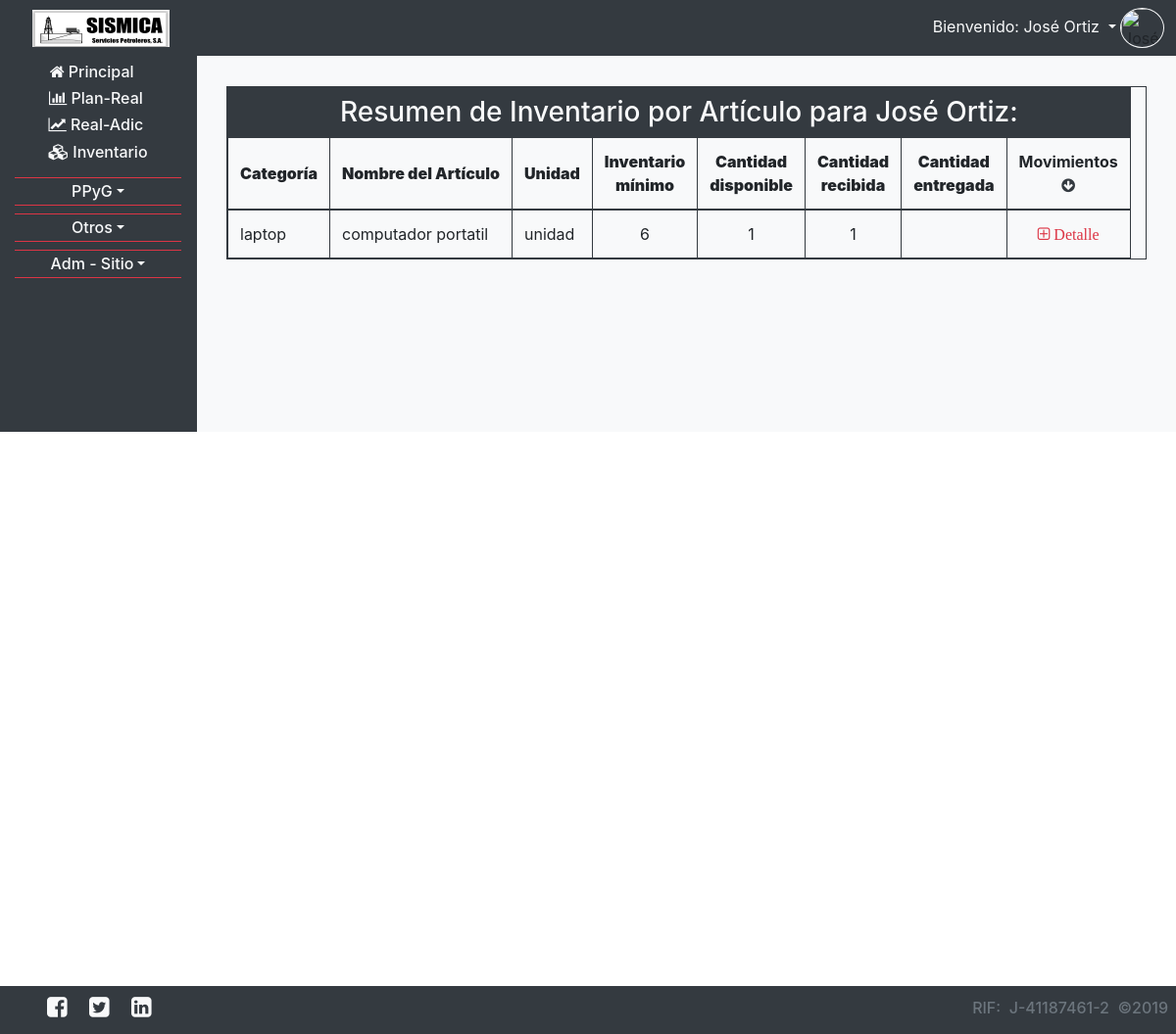
The app's page /usuario_inventario_general.php (signed in) with its own data.
### tables this page shows
CREATE TABLE `usuarios` (
  `ID` int(11) NOT NULL,
  `CEDULA` varchar(20) NOT NULL,
  `CORREO` varchar(200) NOT NULL,
  `CONTRASENA` varchar(200) NOT NULL,
  `NOMBRE` varchar(200) NOT NULL,
  `APELLIDO` varchar(200) NOT NULL,
  `CARGO` varchar(200) NOT NULL,
  `OFICINA` varchar(200) NOT NULL,
  `TELEFONO` varchar(200) NOT NULL,
  `ACTIVO` varchar(20) NOT NULL,
  `FECHA_NACIMIENTO` date NOT NULL,
  `FECHA_INGRESO` date NOT NULL,
  `NUMERO_DE_EMPLEADO` int(11) NOT NULL,
  `CONECTADO` varchar(2) NOT NULL
);

CREATE TABLE `inv_articulos` (
  `ID` int(11) NOT NULL,
  `NOMBRE_ART` varchar(200) NOT NULL,
  `DESCRIPCION` text NOT NULL,
  `INVENTARIO_MINIMO` int(11) NOT NULL,
  `UNIDAD` varchar(200) NOT NULL,
  `CATEGORIA` varchar(200) NOT NULL,
  `FECHA_CARGA` date NOT NULL,
  `CORREO_RESPONSABLE` varchar(200) NOT NULL
);

### php_require/obtiene_usuario.php (called while the page is built, shortened)
<?php
$usuario_correo=$_SESSION["usuario"];
$consulta="SELECT
			`usuarios`.`CARGO` AS CARGO,
			`usuarios`.`NOMBRE` AS NOMBRE,
			`usuarios`.`APELLIDO` AS APELLIDO,
			`descripcion_de_cargos`.`TIPO_DEPARTAMENTO` AS TIPO_DEPARTAMENTO,
			`descripcion_de_cargos`.`SUPERVISADO` AS SUPERVISADO,
			`descripcion_de_cargos`.`DEPARTAMENTO` AS DEPARTAMENTO
			FROM `descripcion_de_cargos` INNER JOIN `usuarios` ON
			`descripcion_de_cargos`.`CARGO`=`usuarios`.`CARGO`
			WHERE `usuarios`.`CORREO`='$usuario_correo'";
$resultado=mysqli_query($conexion,$consulta);
while(($fila=mysqli_fetch_array($resultado))==true){
	$usuario_nombre=$fila["NOMBRE"] . " " . $fila["APELLIDO"];
}
?>

### usuario_inventario_general.php (the view, shortened to what this page needs)
<?php
	require ("php_require/conexion.php");
	require("php_require/obtiene_usuario.php");
	$consulta="SELECT
	`inv_operacion`.`NOMBRE_ARTICULO` AS NOMBRE_ARTICULO,
	SUM(case when `inv_operacion`.`CORREO_HACIA`=`usuarios`.`CORREO` then `inv_operacion`.`CANTIDAD` end) AS CANTIDAD_RECIBIDA,
	SUM(case when `inv_operacion`.`CORREO_DESDE`=`usuarios`.`CORREO` then `inv_operacion`.`CANTIDAD` end) AS CANTIDAD_ENTREGADA
	FROM `inv_operacion`
	INNER JOIN `usuarios` ON (`inv_operacion`.`CORREO_HACIA`=`usuarios`.`CORREO` OR `inv_operacion`.`CORREO_DESDE`=`usuarios`.`CORREO`)
	INNER JOIN `descripcion_de_cargos` ON `descripcion_de_cargos`.`CARGO`=`usuarios`.`CARGO`
	INNER JOIN `inv_articulos` ON `inv_articulos`.`NOMBRE_ART`=`inv_operacion`.`NOMBRE_ARTICULO`
	WHERE 1
	AND `inv_operacion`.`FECHA_RECIBIDO`<>'0000-00-00'
	AND `usuarios`.`CORREO`='" . $usuario_correo . "'
	GROUP BY
	`inv_operacion`.`NOMBRE_ARTICULO`
	ORDER BY
	`inv_operacion`.`NOMBRE_ARTICULO`";
	$resultados=mysqli_query($conexion,$consulta);
	$i=0;
	while(($fila=mysqli_fetch_array($resultados))==true){
		$inv_art[$i]['NOMBRE_ARTICULO']=$fila['NOMBRE_ARTICULO'];
		$inv_art[$i]['CANTIDAD_RECIBIDA']=$fila['CANTIDAD_RECIBIDA'];
		$inv_art[$i]['CANTIDAD_ENTREGADA']=$fila['CANTIDAD_ENTREGADA'];
		$inv_art[$i]['EN_EXISTENCIA']=$fila['CANTIDAD_RECIBIDA']-$fila['CANTIDAD_ENTREGADA'];
		$i=$i+1;
	}
?>
<!doctype html>
<html>
<head>
	<?php require("php_require/head.php"); ?>
</head>
<body>
	<?php require("php_require/nav_usuarios.php") ?>
	<section id="content" class="container-fluid text-justify">
		<div class="mt-3 pt-3">
			<table class="table table-responsive table-bordered table-hover TablaDinamica border-dark bordered">
				<thead>
					<tr><td colspan="8" class="mt-1 mt-2 py-2 text-center border-dark bg-dark text-light border h3">Resumen de Inventario por Artículo para <?php echo $usuario_nombre;?>:</td></tr>
					<tr class="text-center">
						<th class="align-middle border-dark bordered"><b title="Nombre de la Categoría del Artículo">Categoría</b></th>
						<th class="align-middle border-dark bordered"><b title="Nombre del Artículo">Nombre del Artículo</b></th>
						<th class="align-middle border-dark bordered"><b title="Nombre de la Unidad del Artículo">Unidad</b></th>
						<th class="align-middle border-dark bordered"><b title="Cantidad mínima que debe existir en el inventario">Inventario<br>mínimo</b></th>
						<th class="align-middle border-dark bordered"><b title="Cantidad disponible en el inventario">Cantidad<br>disponible</b></th>
						<th class="align-middle border-dark bordered"><b title="Cantidad disponible en el inventario">Cantidad<br>recibida</b></th>
						<th class="align-middle border-dark bordered"><b title="Cantidad disponible en el inventario">Cantidad<br>entregada</b></th>
						<th class="align-middle border-dark bordered">Movimientos<br><b class="text-dark fa fa-arrow-circle-down"></b></th>
					</tr>
				</thead>
				<tbody>
					<?php
						$i=0;
						while(isset($inv_art[$i]['NOMBRE_ARTICULO'])){
							$consulta_i="SELECT * FROM `inv_articulos` WHERE `NOMBRE_ART`='" . $inv_art[$i]['NOMBRE_ARTICULO'] . "'";
							$resultados_i=mysqli_query($conexion,$consulta_i);
							$fila_i=mysqli_fetch_array( $resultados_i);
							echo "<tr>
								<td class='text-left border-dark bordered'>" . $fila_i['CATEGORIA'] . "</td>
								<td class='text-left border-dark bordered'>" . $inv_art[$i]['NOMBRE_ARTICULO'] . "</td>
								<td class='text-left border-dark bordered'>" . $fila_i['UNIDAD'] . "</td>
								<td class='text-center border-dark bordered'>" . $fila_i['INVENTARIO_MINIMO'] . "</td>
								<td class='text-center border-dark bordered'>" . $inv_art[$i]['EN_EXISTENCIA'] . "</td>
								<td class='text-center border-dark bordered'>" . $inv_art[$i]['CANTIDAD_RECIBIDA'] . "</td>
								<td class='text-center border-dark bordered'>" . $inv_art[$i]['CANTIDAD_ENTREGADA'] . "</td>
								";
								echo "<td class='text-center border-dark bordered'><a data-toggle='collapse' data-target='#Example$i' aria-controls='Example$i' aria-expanded='false' aria-label='Toggle navigation' class='text-danger fa fa-plus-square-o link_para_mostrar' href='#Example$i'> Detalle</a></td>";
								echo "</tr>";
							$i=$i+1;
						}
					?>
				</tbody>
			</table>
		</div>
		<br>
		<?php
			$i=0;
			while(isset($inv_art[$i]['NOMBRE_ARTICULO'])){
		?>
		<br><br><br><br><br><br><br><br><br><br><br>
		<?php
				$i=$i+1;
			}
		?>
	</section>
	<?php require("php_require/footer2.php"); ?>
</body>
</html>

### php_require/nav_usuarios.php (shortened to what this page needs)
<nav class="navbar navbar-expand-md navbar-dark bg-dark fixed-top py-0 pl-1 pr-2 my-0">
	<a class="navbar-text" style="width: 150px; margin-left: 2%;" href="zona_principal.php">
		<div id="amazingslider-wrapper-1" style="max-width:140px; height:38px; margin:0px auto 0px; border:#000 0px solid; overflow:hidden; background-color:transparent">
			<div id="amazingslider-1" style="margin:0 auto;">
			</div>
		</div>
	</a>
	<div class="collapse navbar-collapse" id="navbarsExample04">
		<ul class="navbar-nav ml-auto mr-1 py-2">
			<li class="nav-item dropdown">
				<a class="dropdown-toggle text-light" href="" id="dropdown05" data-toggle="dropdown" aria-haspopup="true" aria-expanded="false" title="Mostrar opciones de usuario">
					<?php echo "Bienvenido: $usuario_nombre"; ?></span>
				</a>
				<div class="d-none d-md-inline">
					<img src="fotos_del_personal/<?php echo $usuario_correo; ?>.png" class="imgFit border border-light rounded-circle" style="height: 41px; width: 45px;" title="<?php echo $usuario_nombre; ?>">
				</div>
			</li>
		</ul>
	</div>
</nav>
<section class="container-fluid pt-2 mt-5 mb-5 bg-dark">
	<div class="row">
		<aside class="col-0 col-md-2 d-none d-md-inline-block bg-dark pre-scrollable">
			<?php require("php_require/menu_lateral.php") ?>
		</aside>
		<div class="col-12 col-md-10 border-left border-dark bg-light pre-scrollable">

### records on screen
usuarios: usuario_nombre "José Ortiz"
inv_articulos: CATEGORIA "laptop", UNIDAD "unidad", INVENTARIO_MINIMO "6"

### other values on screen
$departamentos_i[0] "PPyG"
$inv_art[$i]['NOMBRE_ARTICULO'] "computador portatil"
$inv_art[$i]['EN_EXISTENCIA'] "1"
$inv_art[$i]['CANTIDAD_RECIBIDA'] "1"
$fila['DESCRIPCION'] "J-41187461-2"
